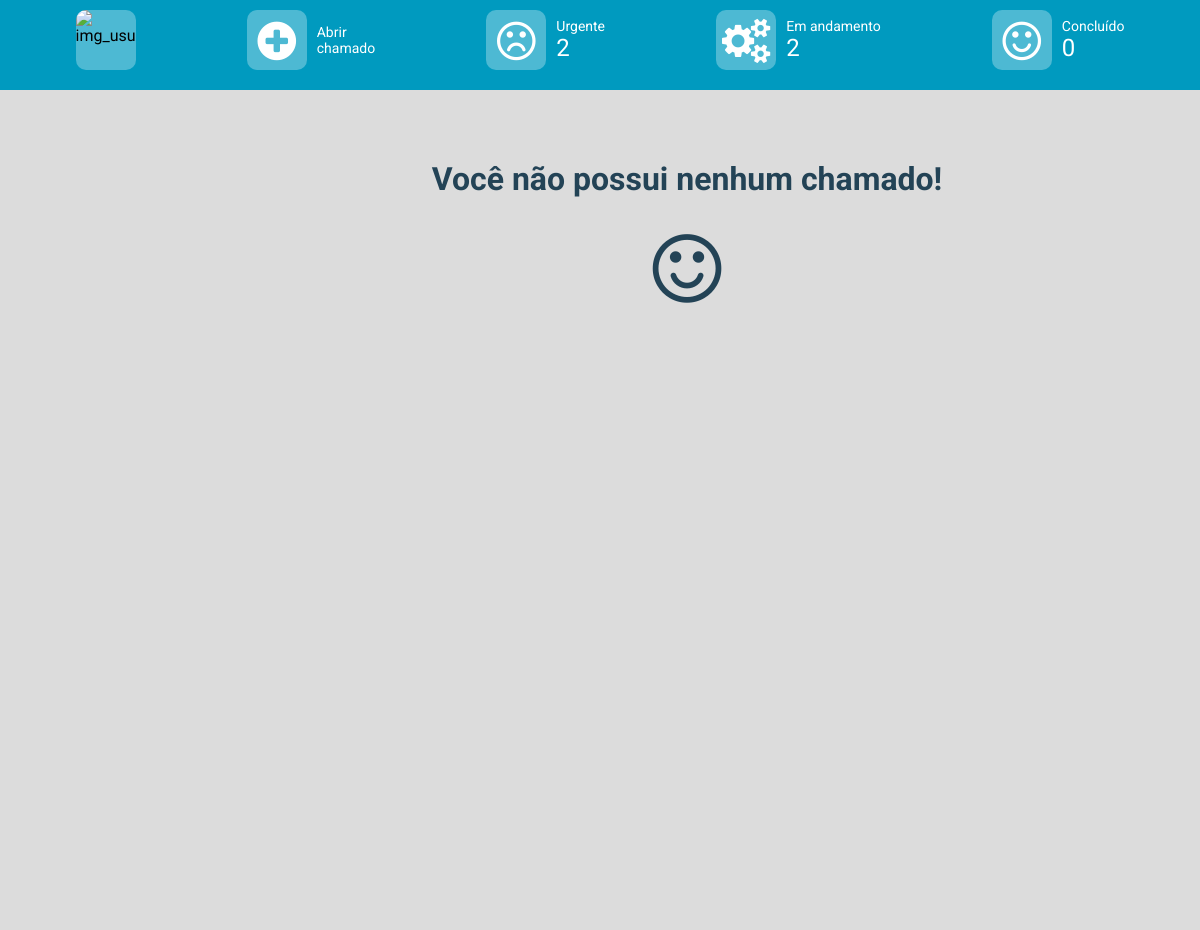
Before: /telaHistoricoChamado.php with the older database file.
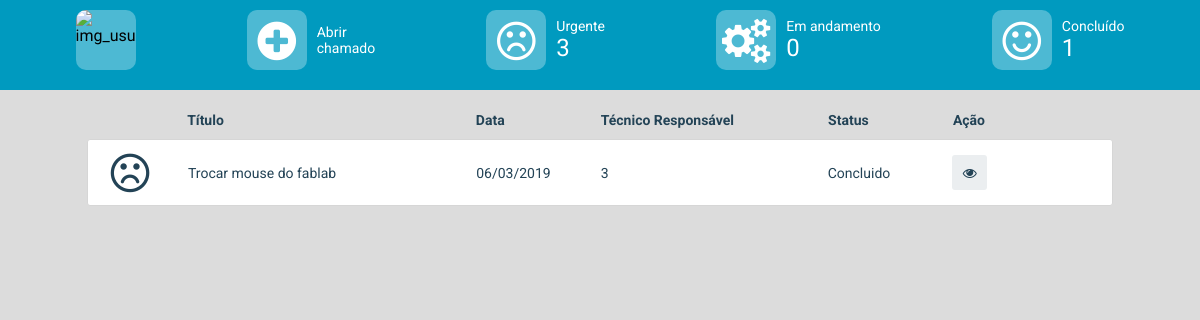
After: the same page with the newer database file.
### tables this page shows
CREATE TABLE `sc_chamado` (
  `idChamada` int(11) NOT NULL,
  `idUsuario` int(11) NOT NULL,
  `categoria` varchar(25) NOT NULL,
  `titulo` varchar(50) NOT NULL,
  `texto` text NOT NULL,
  `data` date NOT NULL,
  `estatos` int(1) NOT NULL,
  `idUI` varchar(32) NOT NULL
);

### controller.php (called while the page is built, shortened)
<?php
	function listarUsuario($id){
		$conexao = model_conexao();
		$sql = "SELECT * FROM aluno WHERE idAluno = '".$id."'";
		$resultado = $conexao->query($sql);
		$resul = $resultado->fetch_array(MYSQLI_NUM);
		return $resul;
	}
	function listarChamadoConcluido(){
		$conexao = model_conexao();
		$sql = "SELECT * FROM sc_chamado WHERE categoria = 'Concluido'";
		$resultado = $conexao->query($sql);
		return $resultado;
	}
	function listarQtd($categoria){
		$conexao = model_conexao();
		$sql = "SELECT count(idChamada) FROM sc_chamado WHERE categoria = '".$categoria."' AND estatos = 0";
		$resultado = $conexao->query($sql);
		$resul = $resultado->fetch_array(MYSQLI_NUM);
		return $resul;
	}
	function listarQtdConcluido(){
		$conexao = model_conexao();
		$sql = "SELECT count(idChamada) FROM sc_chamado WHERE estatos = 1";
		$resultado = $conexao->query($sql);
		$resul = $resultado->fetch_array(MYSQLI_NUM);
		return $resul;
	}
	function dataHoraBras($dataAM){
		$data = date('d/m/Y', strtotime($dataAM));
		return $data;
	}
?>

### telaHistoricoChamado.php (the view, shortened to what this page needs)
<?php
    include("controller.php");
    $listarQtdUrgente = listarQtd('urgente');
    $listarQtdAndamento = listarQtd('andamento');
    $listarQtdConcluido = listarQtdConcluido();
    $chamado_concluidos = listarChamadoConcluido();
?>
<!DOCTYPE html>
<html>
<head>
    <link rel="stylesheet" href="font-awesome/css/font-awesome.min.css">
    <link rel="stylesheet" type="text/css" href="lib/css/estilo.css">
    <link rel="stylesheet" type="text/css" href="lib/css/estilo_mobile.css">
    <link rel="stylesheet" type="text/css" href="lib/css/bootstrap-theme.min.css">
</head>
<body>
    <?php include 'cabecalho_cartao.php'; ?>
        <div class="box_visul_pedido">
            <?php
            if ($chamado_concluidos->num_rows) { ?>
                <div class="linha_vertical" id="linha_titulo_cliente">
                    <div class="titulo_pedido">
                        <span class="titulos_box_pedido">Título</span>
                    </div>
                    <div class="data_pedido">
                        <span class="titulos_box_pedido">Data</span>
                    </div>
                    <div class="tecnico_resp_pedido">
                        <span class="titulos_box_pedido">Técnico Responsável</span>
                    </div>
                    <div class="status_pedido">
                        <span class="titulos_box_pedido">Status</span>
                    </div>
                    <div class="botao_pedido">
                        <span class="titulos_box_pedido">Ação</span>
                    </div>
                </div>
                <?php while ($resul = $chamado_concluidos->fetch_array(MYSQLI_NUM)) {   ?>
                <div class="linha_vertical lista_pedido">
                    <div class="tipo_pedido">
                        <i class="fa fa-frown-o" aria-hidden="true"></i>
                    </div>
                    <div class="titulo_pedido">
                        <span class="titulos_box_pedido"><?php echo $resul[3]; ?></span>
                    </div>
                    <div class="data_pedido">
                        <span class="titulos_box_pedido"><?php echo dataHoraBras($resul[5]); ?></span>
                    </div>
                    <div class="tecnico_resp_pedido">
                        <span class="titulos_box_pedido"><?php echo $resul[1]; ?></span>
                    </div>
                    <div class="status_pedido">
                        <span class="titulos_box_pedido"><?php echo $resul[2]; ?></span>
                    </div>
                    <div class="botao_pedido">
                            <div class="alinhar_botao">
                                <a href="<?php echo 'cartao.php?id='.$resul[7];  ?>"><button type="submit" class="botao botao_cliente_icone visualizar_modal" id="visualizar_pedido" name="visualizar_pedido" value="<?php echo $resul[7]; ?>"><i class="fa fa-eye" aria-hidden="true"></i></button></a>
                            </div>
                    </div>
                </div>
                <?php }
            } else { ?>
               <div class="fundao_nenhum">
                    <h1 class="titulo_nenhum">Você não possui nenhum chamado!</h1>
                    <i class="fa fa-smile-o" aria-hidden="true"></i>
                </div>
            <?php } ?>
        </div>
    </div>
</body>
</html>

### cabecalho_cartao.php (shortened to what this page needs)
<div class="faixa_info">
    <div class="box_pontos">
        <div class="box_trofeu" id="img_usuario">
            <img src="../images/perfil/<?php $usuarioChamado = listarUsuario($_SESSION['idUser']); echo $usuarioChamado[5]; ?>" alt="img_usuario" class="centralizar_img" />
        </div>
    </div>
    <?php
        if ($_SESSION['tipoUsuario'] != 'tecnico') {
    ?>
        <div class="box_pontos">
            <div class="box_trofeu abrir_chamado">
                <i class="fa fa-plus-circle" aria-hidden="true"></i>
            </div>
            <span>Abrir<br>chamado</span>
        </div>
    <?php } ?>
    <div class="box_pontos">
        <div class="box_trofeu">
            <i class="fa fa-frown-o" aria-hidden="true"></i>
        </div>
        <span>Urgente<small><div class="num_urgente" id="num_urgente"><?php echo $listarQtdUrgente[0]; ?></div></small></span>
    </div>
    <div class="box_pontos">
        <div class="box_trofeu">
            <i class="fa fa-cogs" aria-hidden="true"></i>
        </div>
        <span>Em andamento<small><div class="num_andamento" id="num_andamento"><?php echo $listarQtdAndamento[0]; ?></div></small></span>
    </div>
    <div class="box_pontos">
        <div class="box_trofeu">
            <i class="fa fa-smile-o" aria-hidden="true"></i>
        </div>
        <span>Concluído<small><div class="num_concluido" id="num_concluido"><?php echo $listarQtdConcluido[0]; ?></div></small></span>
    </div>
</div>
<div class="envelope">

Changed rows visible on the page:
added sc_chamado: titulo "Trocar mouse do fablab", data "06/03/2019", idUsuario "3", categoria "Concluido"
Other visible differences:
$listarQtdUrgente[0]: "2" → "3"
$listarQtdAndamento[0]: "2" → "0"
$listarQtdConcluido[0]: "0" → "1"
text no longer shown: "Você não possui nenhum chamado!"
text now shown: "Título Data Técnico Responsável Status Ação"
